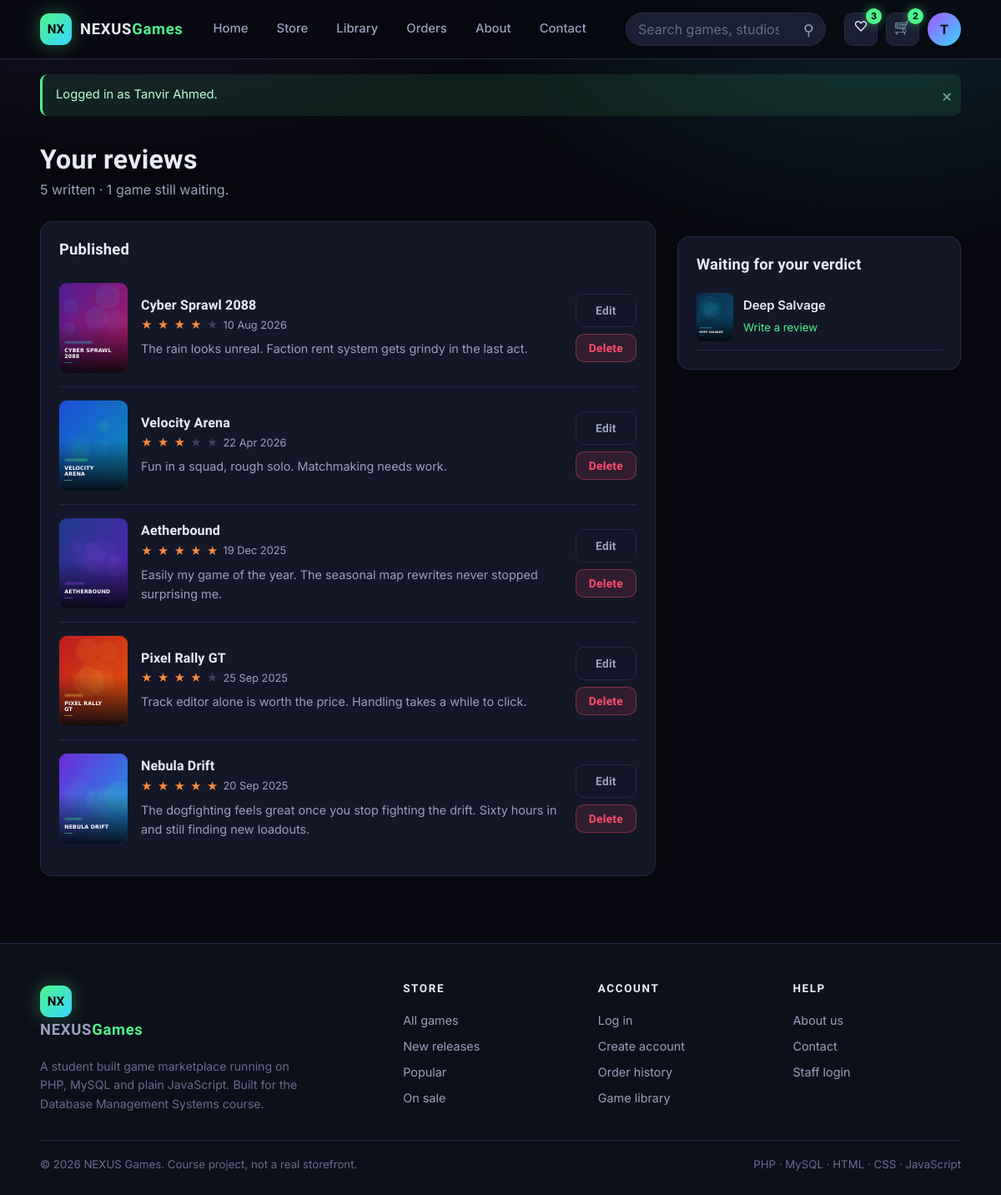
Page /reviews.php (signed in) on the committed database.
### tables this page shows
CREATE TABLE reviews (
    review_id   INT AUTO_INCREMENT PRIMARY KEY,
    user_id     INT NOT NULL,
    game_id     INT NOT NULL,
    rating      TINYINT NOT NULL,
    comment     TEXT DEFAULT NULL,
    review_date DATETIME NOT NULL DEFAULT CURRENT_TIMESTAMP,
    UNIQUE KEY uq_review (user_id, game_id),           
    CONSTRAINT fk_rev_user FOREIGN KEY (user_id) REFERENCES users(user_id) ON DELETE CASCADE ON UPDATE CASCADE,
    CONSTRAINT fk_rev_game FOREIGN KEY (game_id) REFERENCES games(game_id) ON DELETE CASCADE ON UPDATE CASCADE,
    CONSTRAINT chk_rev_rating CHECK (rating BETWEEN 1 AND 5)
);

CREATE TABLE games (
    game_id      INT AUTO_INCREMENT PRIMARY KEY,
    title        VARCHAR(150)   NOT NULL,
    description  TEXT           NOT NULL,
    developer_id INT            NOT NULL,
    publisher_id INT            NOT NULL,
    category_id  INT            DEFAULT NULL,
    release_date DATE           NOT NULL,
    price        DECIMAL(10,2)  NOT NULL,
    stock        INT            NOT NULL DEFAULT 0,
    cover_image  VARCHAR(255)   DEFAULT NULL,
    status       ENUM('active','inactive') NOT NULL DEFAULT 'active',
    created_at   TIMESTAMP      NOT NULL DEFAULT CURRENT_TIMESTAMP,
    CONSTRAINT fk_games_developer FOREIGN KEY (developer_id) REFERENCES developers(developer_id) ON UPDATE CASCADE,
    CONSTRAINT fk_games_publisher FOREIGN KEY (publisher_id) REFERENCES publishers(publisher_id) ON UPDATE CASCADE,
    CONSTRAINT fk_games_category  FOREIGN KEY (category_id)  REFERENCES categories(category_id) ON DELETE SET NULL ON UPDATE CASCADE,
    CONSTRAINT chk_games_price CHECK (price >= 0),
    CONSTRAINT chk_games_stock CHECK (stock >= 0)
);

### reviews.php (the view, shortened to what this page needs)
<?php
require_once __DIR__ . '/backend/functions.php';
$stmt = $pdo->prepare(
    'SELECT r.review_id, r.rating, r.comment, r.review_date,
            g.game_id, g.title, g.cover_image
       FROM reviews r JOIN games g ON g.game_id = r.game_id
      WHERE r.user_id = ?
      ORDER BY r.review_date DESC'
);
$stmt->execute([current_user_id()]);
$myReviews = $stmt->fetchAll();
$pending = $pdo->prepare(
    'SELECT g.game_id, g.title, g.cover_image
       FROM library l JOIN games g ON g.game_id = l.game_id
      WHERE l.user_id = ?
        AND NOT EXISTS (SELECT 1 FROM reviews r WHERE r.user_id = l.user_id AND r.game_id = l.game_id)
      ORDER BY l.acquired_at DESC'
);
$pending->execute([current_user_id()]);
$unreviewed = $pending->fetchAll();
require __DIR__ . '/backend/header.php';
?>
<div class="wrap page-head">
  <h1>Your reviews</h1>
  <p><?= count($myReviews) ?> written &middot; <?= count($unreviewed) ?> game<?= count($unreviewed) === 1 ? '' : 's' ?> still waiting.</p>
</div>
<div class="wrap cart-layout">
  <div class="panel">
    <h3>Published</h3>
    <?php if (!$myReviews): ?>
      <div class="empty" style="padding:34px 10px">
        <div class="glyph">&#9998;</div>
        <h3>You have not reviewed anything yet</h3>
        <p>Reviews help other buyers decide.</p>
      </div>
    <?php else: ?>
      <?php foreach ($myReviews as $r): ?>
        <div class="cart-item">
          <img src="<?= cover_url($r['cover_image']) ?>" alt="<?= e($r['title']) ?>">
          <div>
            <h4><a href="<?= url('game_details.php?id=' . (int)$r['game_id']) ?>"><?= e($r['title']) ?></a></h4>
            <div class="card-rating"><?= star_html($r['rating']) ?><span><?= time_ago($r['review_date']) ?></span></div>
            <?php if ($r['comment']): ?>
              <p style="color:var(--text-dim);font-size:.9rem;margin-top:6px"><?= nl2br(e($r['comment'])) ?></p>
            <?php endif; ?>
          </div>
          <div style="display:flex;flex-direction:column;gap:8px">
            <a class="btn btn-ghost btn-sm" href="<?= url('game_details.php?id=' . (int)$r['game_id']) ?>">Edit</a>
            <form method="post" action="<?= url('backend/review_actions.php') ?>">
              <button class="btn btn-danger btn-sm" data-confirm="Delete this review?">Delete</button>
            </form>
          </div>
        </div>
      <?php endforeach; ?>
    <?php endif; ?>
  </div>
  <div class="panel">
    <h3>Waiting for your verdict</h3>
    <?php if (!$unreviewed): ?>
      <p style="color:var(--text-dim);font-size:.92rem">Every game you own has been reviewed. Nice.</p>
    <?php else: ?>
      <?php foreach ($unreviewed as $u): ?>
        <div style="display:flex;gap:12px;align-items:center;padding:10px 0;border-bottom:1px solid var(--line)">
          <img src="<?= cover_url($u['cover_image']) ?>" alt="" style="width:44px;height:58px;object-fit:cover;border-radius:7px">
          <div style="flex:1">
            <div style="font-weight:600;font-size:.93rem"><?= e($u['title']) ?></div>
            <a style="font-size:.83rem;color:var(--green)" href="<?= url('game_details.php?id=' . (int)$u['game_id']) ?>">Write a review</a>
          </div>
        </div>
      <?php endforeach; ?>
    <?php endif; ?>
  </div>
</div>
<?php require __DIR__ . '/backend/footer.php'; ?>

### backend/functions.php (shortened to what this page needs)
<?php
function e($value) {
    return htmlspecialchars((string)$value, ENT_QUOTES, 'UTF-8');
}
function url($path = '') {
    return BASE_URL . ltrim($path, '/');
}
function cover_url($file) {
    $file = trim((string)$file);
    if ($file !== '' && file_exists(__DIR__ . '/../images/' . $file)) {
        return url('images/' . $file);
    }
    return url('images/placeholder.svg');
}
function star_html($rating) {
    $rating = (float)$rating;
    $out = '';
    for ($i = 1; $i <= 5; $i++) {
        $class = $i <= round($rating) ? 'star on' : 'star';
        $out .= '<span class="' . $class . '">&#9733;</span>';
    }
    return $out;
}
function time_ago($datetime) {
    $diff = time() - strtotime($datetime);
    return date('d M Y', strtotime($datetime));
}

### css/style.css (style rules this page uses)
:root { --bg: #07080f; --bg-soft: #0d0f1a; --surface: #12142099; --surface-solid: #141727; --surface-2: #1b1f33; --line: #262b45; --text: #e9ebf5; --text-dim: #9aa0bd; --text-faint: #666d8f; --green: #4ef58a; --purple: #a855ff; --blue: #35d6ff; --orange: #ff8a3d; --red: #ff4d6d; --radius: 14px; --radius-sm: 9px; --shadow: 0 18px 45px rgba(0,0,0,.55); --ease: cubic-bezier(.22,.9,.3,1); --display: 'Chakra Petch', 'Segoe UI', system-ui, sans-serif; --body: 'Inter', 'Segoe UI', system-ui, -apple-system, sans-serif; }
* { margin: 0; padding: 0; box-sizing: border-box; }
html { scroll-behavior: smooth; }
body { font-family: var(--body); background: var(--bg); color: var(--text); line-height: 1.6; min-height: 100vh; display: flex; flex-direction: column; background-image: radial-gradient(900px 500px at 12% -8%, rgba(168,85,255,.16), transparent 60%), radial-gradient(800px 480px at 88% 0%, rgba(53,214,255,.12), transparent 62%); background-attachment: fixed; }
a { color: inherit; text-decoration: none; }
img { max-width: 100%; display: block; }
input, select, textarea, button { font-family: inherit; font-size: inherit; }
h1, h2, h3, h4 { font-family: var(--display); font-weight: 700; line-height: 1.15; letter-spacing: .01em; }
.wrap { width: min(1240px, 92vw); margin-inline: auto; }
.btn { display: inline-flex; align-items: center; justify-content: center; gap: 8px; padding: 11px 22px; border: 1px solid transparent; border-radius: 10px; font-family: var(--display); font-weight: 600; font-size: .95rem; letter-spacing: .02em; cursor: pointer; text-align: center; transition: transform .18s var(--ease), box-shadow .22s var(--ease), background .2s var(--ease), border-color .2s var(--ease); }
.btn-sm { padding: 8px 15px; font-size: .86rem; }
.btn-ghost { background: transparent; border-color: var(--line); color: var(--text-dim); }
.btn-danger { background: rgba(255,77,109,.12); border-color: rgba(255,77,109,.4); color: var(--red); }
.card-rating { display: flex; align-items: center; gap: 6px; font-size: .8rem; color: var(--text-dim); }
.star { color: #3c415c; font-size: .82rem; }
.star.on { color: var(--orange); }
.panel { background: var(--surface-solid); border: 1px solid var(--line); border-radius: var(--radius); padding: 22px; }
.panel + .panel { margin-top: 18px; }
.panel h3 { font-size: 1.15rem; margin-bottom: 14px; }
.page-head { margin-top: 34px; margin-bottom: 22px; }
.page-head h1 { font-size: 2rem; }
.page-head p { color: var(--text-dim); margin-top: 6px; }
.cart-layout { display: grid; grid-template-columns: 1fr 340px; gap: 26px; margin-top: 24px; align-items: start; }
.cart-item { display: grid; grid-template-columns: 82px 1fr auto; gap: 16px; padding: 16px 0; border-bottom: 1px solid var(--line); align-items: center; }
.cart-item:last-child { border-bottom: none; }
.cart-item img { width: 82px; height: 108px; object-fit: cover; border-radius: var(--radius-sm); }
.cart-item h4 { font-size: 1rem; margin-bottom: 4px; }

### rows in the picture
reviews: game.cover_image (picture), game.title "Cyber Sprawl 2088", review_date "10 Aug 2026", comment "The rain looks unreal. Faction rent system gets grindy in the last act."
reviews: game.cover_image (picture), game.title "Velocity Arena", review_date "22 Apr 2026", comment "Fun in a squad, rough solo. Matchmaking needs work."
reviews: game.cover_image (picture), game.title "Aetherbound", review_date "19 Dec 2025", comment "Easily my game of the year. The seasonal map rewrites never stopped surprising me."
reviews: game.cover_image (picture), game.title "Pixel Rally GT", review_date "25 Sep 2025", comment "Track editor alone is worth the price. Handling takes a while to click."
reviews: game.cover_image (picture), game.title "Nebula Drift", review_date "20 Sep 2025", comment "The dogfighting feels great once you stop fighting the drift. Sixty hours in and still finding new loadouts."
games: cover_image (picture), title "Deep Salvage"

### other values in the picture
$navWishCount "3"
$navCartCount "2"
substr(current_user_name(), 0, 1) "T"
$f['message'] "Logged in as Tanvir Ahmed."
count($myReviews) "5"
count($unreviewed) "1"
SITE_NAME "NEXUS Games"
